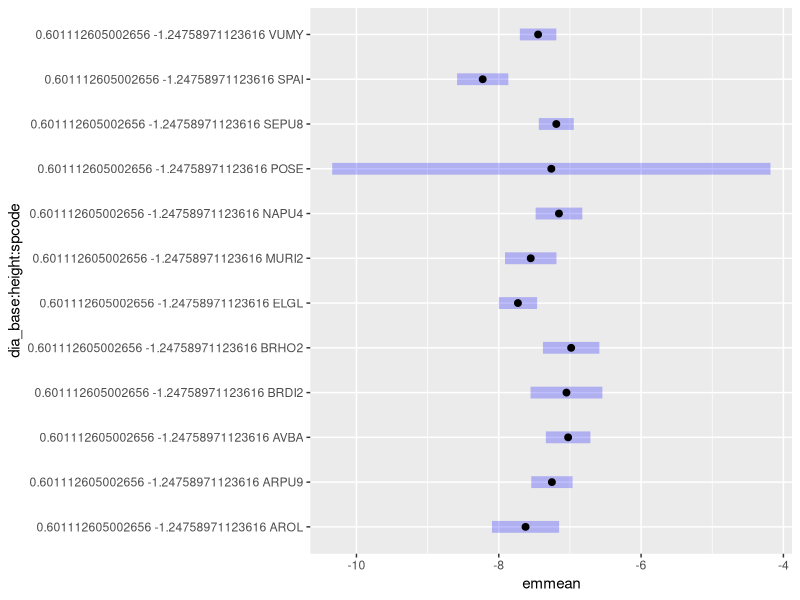
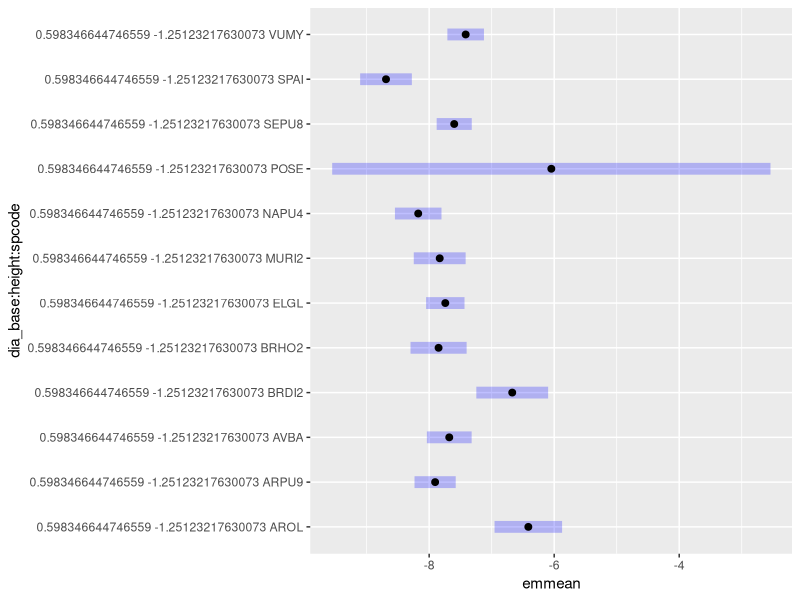
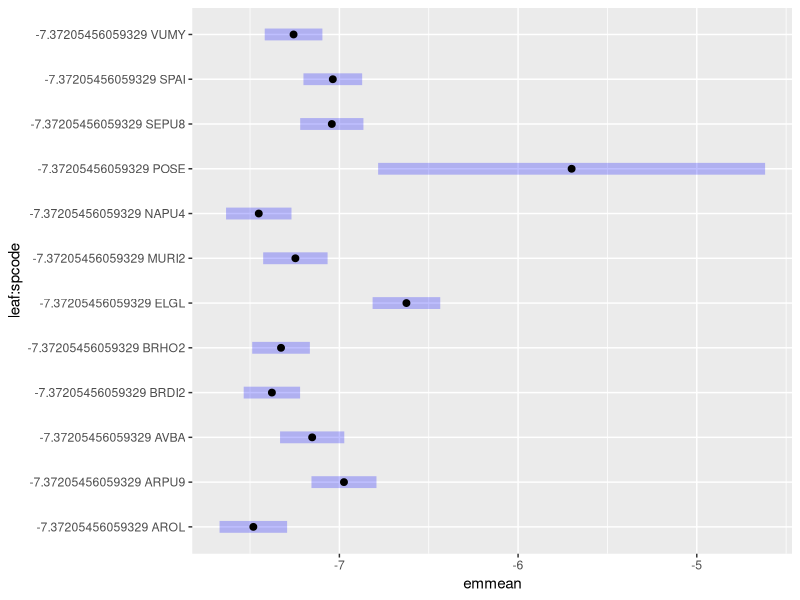

Generate these figures, in order, with R:
## grass-allometry.R

## fit allometry model for 12 California grasses
## 1. model selection to find the best allometry model for each organ
## 2. test some allometry hypotheses 

library(tidyverse)
library(lmtest)
library(lme4)
library(car)
library(emmeans)



g_2_kg = 0.001
cm2_2_m2 = 0.0001
cm_2_m = 0.01
mass_2_C = 2
kg_2_g = 1000
wooden = 0.001
day2sec = 86400


mass <- read.csv("../data/biomass.csv",    stringsAsFactors = FALSE)
size <- read.csv("../data/plant-size.csv", stringsAsFactors = FALSE)
sp   <- read.csv("../data/species.csv",    stringsAsFactors = FALSE)
  
  
mass <- mass                                                        %>%  
        mutate(id = paste(spcode, rep, sep="-"))

mass_wide <- mass                                                   %>% 
             pivot_wider(names_from = organ, values_from = biomass)


mass_wide <- mass_wide                                              %>% 
             group_by(spcode, rep,id)                               %>% 
             mutate(stem  = sum(stem, extra_stem, na.rm=TRUE)
                   ,agb   = sum(stem, leaf, repro, na.rm=TRUE)
                   ,tmass = sum(agb,root, na.rm=TRUE))              %>% 
             ungroup()                                              %>% 
             dplyr::select(-extra_stem)

size <- size                                        %>% 
        mutate(id = paste(spcode, rep, sep="-"))    %>% 
        group_by(spcode,rep,id)                     %>% 
        mutate(dia_base = mean(dia_base1,dia_base2)
              ,dia_can  = mean(dia_can1,dia_can2  ) 
              ,date     = lubridate::mdy(date)    ) %>% 
        ungroup()


all <- mass_wide                                            %>% 
       left_join(size, by = c("spcode", "rep","id"))        %>% 
       left_join(sp,   by =   "spcode")
        
all <- all                                                  %>% 
       mutate(carea      = pi*(dia_can*dia_can/4  )
             ,barea      = pi*(dia_base*dia_base/4)      
             ,height     = height*cm_2_m
             ,stem       = stem*g_2_kg
             ,stem_c     = stem*mass_2_C
             ,root       = root*g_2_kg
             ,root_c     = root*mass_2_C
             ,leaf       = leaf*g_2_kg
             ,leaf_c     = leaf*mass_2_C
             ,repro      = repro*g_2_kg
             ,repro_c    = repro*mass_2_C
             ,agb        = agb*g_2_kg
             ,agb_c      = agb*mass_2_C
             ,tmass      = tmass*g_2_kg
             ,tmass_c    = tmass*mass_2_C
             ,barea      = barea*cm2_2_m2
             ,carea      = carea*cm2_2_m2
             ,cradius    = dia_can/2
             ,lf2rt      = root_c/leaf_c
             ,agb2rt     = root_c/agb_c
             ,seed_alloc = repro_c/agb_c
             ,lf2sm      = stem_c/leaf_c
             ,ca2ba      = barea/carea)


all_log <- all                                                  %>% 
           mutate(across(c("stem","stem_c","root","root_c"    , 
                           "leaf","leaf_c","repro","repro_c"  ,
                           "agb","agb_c","tmass","tmass_c"    ,
                           "dia_base","dia_can","length"      ,
                           "height","barea","carea","lf2sm"   ,
                           "ca2ba")                           ,
                           ~log(.x)))


####### 1. Allometry model selection and species-specific variation #######

#### 1a.height allometry model ####

hgt_null  <- lm(height ~ dia_base, all_log)
hgt_full  <- lm(height ~ dia_base*spcode,all_log)
AIC(hgt_null,hgt_full)
hgt_poshoc  <- emmeans(hgt_full, pairwise ~ dia_base*spcode)


hgt_allom <- hgt_full
summary(hgt_allom)
anova(hgt_allom)

#### 1b.canopy area allometry ####

ca_null1  <- lm(carea ~ dia_base + height, all_log)
ca_null2  <- lm(carea ~ dia_base, all_log)
ca_null3  <- lm(carea ~ height, all_log)
ca_full1  <- lm(carea ~ (dia_base + height)*spcode, all_log)
ca_full2  <- lm(carea ~ dia_base*spcode, all_log)
ca_full3  <- lm(carea ~ height*spcode, all_log)
AIC(ca_null1,ca_null2,ca_null3,ca_full1,ca_full2,ca_full3)
ca_poshoc <- emmeans(ca_full1, pairwise ~ dia_base:height:spcode)
ca_poshoc

ca_allom <- ca_full1
summary(ca_allom)
anova(ca_allom)

####1c. leaf allometry ####
lf_null1  <- lm(leaf ~ dia_base, all_log)
lf_null2  <- lm(leaf ~ dia_base + height, all_log)
lf_null3  <- lm(leaf ~ height, all_log)
lf_full1  <- lm(leaf ~ dia_base*spcode, all_log)
lf_full2  <- lm(leaf ~ (dia_base + height)*spcode,all_log)
lf_full3  <- lm(leaf ~ height*spcode, all_log)
AIC(lf_null1,lf_null2,lf_null3,lf_full1,lf_full2,lf_full3)

lf_allom  <- lf_full2
anova(lf_allom)
summary(lf_allom)
lf_poshoc <- emmeans(lf_allom, pairwise ~ dia_base:height:spcode)
lf_poshoc
plot(lf_poshoc)

#### 1d.stem allometry ####
sm_null1 <- lm(stem ~ dia_base, all_log)
sm_null2 <- lm(stem ~ height, all_log)
sm_null3 <- lm(stem ~ dia_base + height, all_log)
sm_full1 <- lm(stem ~ dia_base*spcode, all_log)
sm_full2 <- lm(stem ~ height*spcode, all_log)
sm_full3 <- lm(stem ~ (dia_base + height)*spcode, all_log)
AIC(sm_null1,sm_null2,sm_null3,sm_full1,sm_full2,sm_full3)

sm_allom <- sm_full3
summary(sm_allom)
anova(sm_allom)
sm_poshoc <- emmeans(sm_allom,pairwise ~ dia_base:height:spcode)
sm_poshoc
plot(sm_poshoc)

#### 1e. root allometry ####
rt_null1 <- lm(root ~ leaf,all_log)
rt_null2 <- lm(root ~ agb, all_log)
rt_null3 <- lm(root ~ dia_base, all_log)
rt_full1 <- lm(root ~ leaf*spcode,all_log)
rt_full2 <- lm(root ~ agb*spcode,all_log)
rt_full3 <- lm(root ~ dia_base*spcode,all_log)
AIC(rt_null1,rt_null2,rt_null3,rt_full1,rt_full2,rt_full3)

rt_allom <- rt_full1
summary(rt_allom)
anova(rt_allom)
rt_poshoc <- emmeans(rt_allom,pairwise ~ leaf:spcode)
rt_poshoc
plot(rt_poshoc)

####### 2.Hypothesis testing #######

#### 2a. root allocation is greater in perennial and C4 plants #### 


frt_hmod <- lmer(root ~ leaf*growth*photo + (1|spcode)
                 , data = all_log
                 , REML = TRUE)

summary(frt_hmod)
Anova(frt_hmod,method="3",test.statistic = "F") 

## perennial plants allocate more to below-ground than annual plants 
## at the higher end of leaf biomass, might be ontogenetic effect.



####### H2: fast growlers invest more in reproduction #######

## growth rate

growth <- function(df){
  lm(agb ~ lagday, data=df) 
}

grow_df   <- all_log                                                %>% 
             group_by(spcode)                                       %>% 
             mutate(lagsec = as.numeric(difftime(date,min(date)))
                   ,lagday = lagsec/day2sec
                   ,lagday = ifelse(lagday==0,1,lagday-1))          %>% 
             select(-lagsec)                                        %>% 
             ungroup()
  
grow_df   <- grow_df                                     %>% 
             group_by(spcode)                            %>% 
             nest()                                      %>% 
             mutate(grow_mod = map(data,growth))

grow_df   <- grow_df                                      %>% 
             mutate(stat = map(grow_mod,broom::glance))   %>% 
             unnest(stat)

grow_df   <- grow_df                                      %>% 
             mutate(mod_tidy = map(grow_mod,broom::tidy)) %>% 
             unnest(mod_tidy,names_sep="_")               

grow_coef <- grow_df                          %>% 
             filter(mod_tidy_term =="lagday") %>% 
             select(spcode
                   ,mod_tidy_estimate)        %>% 
             rename(grate = mod_tidy_estimate)

repro_df   <- all                                                    %>% 
              filter(!is.na(seed_alloc))                             %>%
              left_join(grow_coef,by="spcode")                       %>%
              group_by(spcode)                                       %>% 
              mutate(repro_sd  = sd(seed_alloc)
                    ,repro_se  = repro_sd/sqrt(length(seed_alloc))
                    ,repro_ave = mean(seed_alloc))                   %>% 
              ungroup()                       

                

repro_mod  <- lmer(seed_alloc ~ grate + (1|spcode)
                   ,data=repro_df
                   ,REML=TRUE)
summary(repro_mod)
Anova(repro_mod) 

repro_fit  <- repro_df                                           %>% 
              select(-seed_alloc)                                %>% 
              mutate(seed_alloc = predict(repro_mod,newdata=.))
# reproduction allocation (as %above-ground biomass)
# is positively related to growth rate of above-ground biomass


######## H3: stem/leaf ratio is influenced by      #######
####### height (+) and specific leaf area (+)      #######               






####### Fit species-specific allometry with intercept correction #######

## define allometry funtions

allom_lf <- function(df){
  lm(leaf ~ dia_base + height, data=df) 
}

allom_stem <- function(df){
  lm(stem ~ dia_base + height, data=df)
}

allom_rot <- function(df){
  lm(root ~ leaf, data=df)
}

allom_ca <- function(df){
  lm(carea ~ dia_base + height, data=df)
}

allom_hgt <- function(df){
  lm(height ~ dia_base, data=df)
}


## species-specific models 

mod_df <- all_log %>% group_by(spcode) %>% nest()
mod_df <- mod_df %>% mutate(lf_mod = map(data, allom_lf),
                            hgt_mod = map(data,allom_hgt),
                            sm_mod = map(data,allom_stem),
                            rot_mod = map(data,allom_rot),
                            ca_mod = map(data,allom_ca),
                            lf_pred = map2(.x=lf_mod, .y=data,~predict(object=.x,newdata=.y)),
                            hgt_pred = map2(.x=hgt_mod, .y=data,~predict(object=.x,newdata=.y)),
                            sm_pred = map2(.x=sm_mod, .y=data,~predict(object=.x,newdata=.y)),
                            rot_pred = map2(.x=rot_mod, .y=data,~predict(object=.x,newdata=.y)),
                            ca_pred = map2(.x=ca_mod, .y=data,~predict(object=.x,newdata=.y))) 

##glance for model statistic
mod_df <- mod_df %>% mutate(lf = map(lf_mod,broom::glance),
                            hgt = map(hgt_mod,broom::glance),
                            sm = map(sm_mod, broom::glance),
                            rot = map(rot_mod, broom::glance),
                            ca = map(ca_mod,broom::glance)) %>% 
  unnest(c(lf,hgt,sm,rot,ca),
         names_sep=".")

mod_df <- mod_df %>% mutate(lf_tidy = map(lf_mod, broom::tidy),
                            hgt_tidy = map(hgt_mod, broom::tidy),
                            sm_tidy = map(sm_mod, broom::tidy),
                            rot_tidy = map(rot_mod, broom::tidy),
                            ca_tidy = map(ca_mod, broom::tidy))

## flat model parameter tables
rthgt_params <- mod_df %>% dplyr::select(spcode,data,hgt_tidy,
                                       rot_tidy,hgt_pred,rot_pred)          %>% 
  unnest(c(hgt_tidy,rot_tidy),names_sep=".", keep_empty=TRUE)

lsc_params <- mod_df %>% dplyr::select(spcode, data, sm_tidy,lf_tidy,
                                       ca_tidy,sm_pred,lf_pred,ca_pred)     %>% 
  unnest(c(sm_tidy,lf_tidy,ca_tidy),names_sep=".")


rthgt_df <- rthgt_params                               %>% 
            unnest(c(data,hgt_pred,
                     rot_pred),
                  keep_empty = TRUE)

lsc_df  <- lsc_params                                  %>% 
           unnest(c(data,sm_pred,
                    lf_pred,ca_pred),
                  keep_empty = TRUE)


rthgt_intcpt <- rthgt_df %>% filter(hgt_tidy.term=="(Intercept)")
rthgt_slope  <- rthgt_df %>% filter(hgt_tidy.term=="dia_base")

lsc_intcpt <- lsc_df  %>% filter(sm_tidy.term=="(Intercept)")
lsc_slope <-  lsc_df  %>% filter(sm_tidy.term %in% c("dia_base","height"))

rthgt_slope <- rthgt_slope                             %>% 
  dplyr::select(spcode,short,photo,growth,id,dia_base,
                height,root,repro,agb,
                rot_pred,hgt_pred,
                hgt_tidy.estimate,rot_tidy.estimate)   %>% 
         rename(hgt_slope = hgt_tidy.estimate,
                rot_slope = rot_tidy.estimate)

rthgt_intcpt <- rthgt_intcpt                            %>% 
                dplyr::select(spcode,short,photo,
                              growth,id,hgt_tidy.estimate,
                              rot_tidy.estimate)        %>% 
                rename(hgt_incpt = hgt_tidy.estimate,
                       rot_incpt = rot_tidy.estimate)

lsc_slope  <- lsc_slope                                   %>% 
             dplyr::select(spcode,short,photo,
                           growth,id,stem,leaf,
                           carea,sm_pred,lf_pred,
                           ca_pred,sm_tidy.estimate,
                           sm_tidy.term,lf_tidy.estimate,
                           lf_tidy.term,ca_tidy.estimate,
                           ca_tidy.term)                 %>% 
  pivot_wider(names_from  = sm_tidy.term,
              values_from = c(sm_tidy.estimate,
                              lf_tidy.estimate,
                              ca_tidy.estimate),
              names_sep   = ".")                         %>%
 rename(dbh_sm = sm_tidy.estimate.dia_base,
        hgt_sm = sm_tidy.estimate.height,
        dbh_lf = lf_tidy.estimate.dia_base,
        hgt_lf = lf_tidy.estimate.height,
        dbh_ca = ca_tidy.estimate.dia_base,
        hgt_ca = ca_tidy.estimate.height)               %>% 
  group_by(spcode)                                      %>% 
  mutate(dbh_sm = unique(dbh_sm[!is.na(dbh_sm)]),
         hgt_sm = unique(hgt_sm[!is.na(hgt_sm)]),
         dbh_lf = unique(dbh_lf[!is.na(dbh_lf)]),
         hgt_lf = unique(hgt_lf[!is.na(hgt_lf)]),
         dbh_ca = unique(dbh_ca[!is.na(dbh_ca)]),
         hgt_ca = unique(hgt_ca[!is.na(hgt_ca)]))        %>% 
  ungroup()                                              %>% 
  select(-c(lf_tidy.term,ca_tidy.term))                  %>% 
  distinct()



  

lsc_intcpt <- lsc_intcpt                                 %>% 
              dplyr::select(spcode,short,photo,growth,id,
                            sm_tidy.estimate,
                            lf_tidy.estimate, 
                            ca_tidy.estimate)            %>% 
  rename(sm_incpt =  sm_tidy.estimate,
         lf_incpt = lf_tidy.estimate,
         ca_incpt = ca_tidy.estimate)

lsc_all  = lsc_intcpt                                    %>%  
           left_join(lsc_slope,by=c("spcode","short",
                                    "photo","growth","id"))

obs_predic <- rthgt_slope                               %>% 
              left_join(rthgt_intcpt, 
                        by=c("spcode","short","photo",
                             "growth","id"))            %>% 
              ungroup()

obs_predic <- obs_predic                                %>% 
              left_join(lsc_all,by=c("spcode","short","photo",
                                     "growth","id"))    %>% 
              ungroup()

## let's correct for intercept, see ref: 
## https://www.jstor.org/stable/1937343?seq=1&cid=pdf-reference#references_tab_contents

obs_predic <- obs_predic %>% group_by(spcode) %>% 
  mutate(lf_n = length(!is.na(leaf)),
         sm_n = length(!is.na(stem)),
         rt_n = length(!is.na(root)),
         hgt_n = length(!is.na(height)),
         ca_n  = length(!is.na(carea)),
         lf_sme = (leaf-lf_pred)*(leaf-lf_pred),
         sm_sme = (stem-sm_pred)*(stem-sm_pred),
         rt_sme = (root-rot_pred)*(root-rot_pred),
         hgt_sme = (height-hgt_pred)*(height-hgt_pred),
         ca_sme = (carea-ca_pred)*(carea-ca_pred))

obs_predic <- obs_predic %>% mutate(lf_cf = sum(lf_sme, na.rm=TRUE)/(lf_n-2)/2,
                                    sm_cf = sum(sm_sme,na.rm=TRUE)/(sm_n-3)/2,
                                    rt_cf = sum(rt_sme, na.rm=TRUE)/(rt_n-2)/2,
                                    hgt_cf = sum(hgt_sme, na.rm=TRUE)/(hgt_n-2)/2,
                                    ca_cf = sum(ca_sme, na.rm=TRUE)/(ca_n-2)/2) %>% 
  ungroup()


obs_predic <- obs_predic %>% mutate(across(c("lf_incpt","hgt_incpt",
                                             "sm_incpt","rot_incpt",
                                             "ca_incpt","leaf","stem",
                                             "root","carea","dia_base",
                                             "height","lf_cf","sm_cf","rt_cf",
                                             "hgt_cf","ca_cf"),exp))

## update intercept
obs_predic <- obs_predic %>% mutate(lf_incpt = lf_incpt*lf_cf,
                                    hgt_incpt = hgt_incpt*hgt_cf,
                                    sm_incpt = sm_incpt*sm_cf,
                                    rot_incpt = rot_incpt*rt_cf,
                                    ca_incpt = ca_incpt*ca_cf)

## update prediction in un-logged form
obs_predic <- obs_predic %>% group_by(spcode)                  %>% 
  mutate(lf_pred = lf_incpt*(dia_base^dbh_lf)*(height^hgt_lf),
         hgt_pred = hgt_incpt*(dia_base^hgt_slope),
         sm_pred = sm_incpt*(dia_base^dbh_sm)*(height^hgt_sm),
         rt_pred = rot_incpt*(leaf^rot_slope),
         ca_pred = ca_incpt*(dia_base^dbh_ca)*(height^hgt_ca)) %>% 
         ungroup()

## convert carbon to g

obs_predic <- obs_predic %>% mutate(leaf = leaf*kg_2_g,
                                    stem = stem*kg_2_g,
                                    root = root*kg_2_g,
                                    lf_pred = lf_pred*kg_2_g,
                                    sm_pred = sm_pred*kg_2_g,
                                    rot_pred = rot_pred*kg_2_g)
